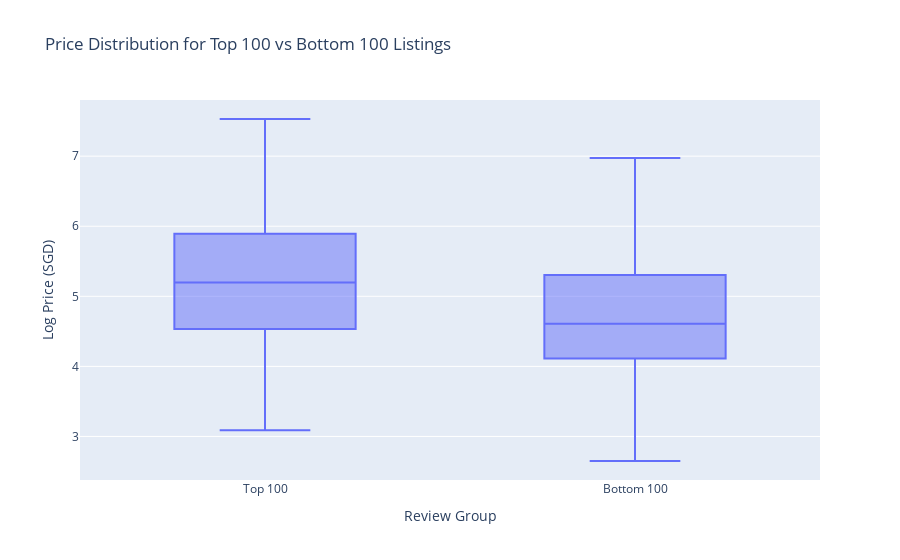

Notebook code for this chart:
### Markdown cell above
### Review vs Pricing Analysis

### Code cell
# Filter out listings with price_sgd < 10
df_combined_top_btm_100 = df_combined_top_btm_100[df_combined_top_btm_100['price_sgd'] >= 10]

# Apply log transformation to the price column
df_combined_top_btm_100['log_price_sgd'] = np.log(df_combined_top_btm_100['price_sgd'] + 1)  # Add 1 to avoid log(0)

# Group by review group and calculate descriptive statistics
price_stats = df_combined_top_btm_100.groupby('review_group')['log_price_sgd'].describe()
print(price_stats)

# Calculate Q1 (25th percentile) and Q3 (75th percentile) of log_price_sgd
Q1 = df_combined_top_btm_100['log_price_sgd'].quantile(0.25)
Q3 = df_combined_top_btm_100['log_price_sgd'].quantile(0.75)
IQR = Q3 - Q1

# Define the outlier cutoff range (1.5 * IQR rule)
lower_bound = Q1 - 1.5 * IQR
upper_bound = Q3 + 1.5 * IQR

# Filter out the outliers
df_combined_top_btm_100 = df_combined_top_btm_100[(df_combined_top_btm_100['log_price_sgd'] >= lower_bound) & (df_combined_top_btm_100['log_price_sgd'] <= upper_bound)]

# Plot price distribution for top 100 and bottom 100 listings
fig = px.box(df_combined_top_btm_100, x='review_group', y='log_price_sgd',
             title='Price Distribution for Top 100 vs Bottom 100 Listings',
             labels={'review_group': 'Review Group', 'log_price_sgd': 'Log Price (SGD)'})
fig.show()

### Figure 1 — Plotly figure (JSON) as saved in the notebook; plotly's stock layout.template omitted (floating-point values rounded to 4 significant figures; data arrays with more than 128 entries replaced by an {"elided": "..."} marker saying what was removed)
{"data": [{"alignmentgroup": "True", "hovertemplate": "Review Group=%{x}<br>Log Price (SGD)=%{y}<extra></extra>", "legendgroup": "", "marker": {"color": "#636efa"}, "name": "", "notched": false, "offsetgroup": "", "orientation": "v", "showlegend": false, "type": "box", "x": {"elided": "598 str values"}, "x0": " ", "xaxis": "x", "y": {"elided": "598 float values"}, "y0": " ", "yaxis": "y"}], "layout": {"boxmode": "group", "legend": {"tracegroupgap": 0}, "title": {"text": "Price Distribution for Top 100 vs Bottom 100 Listings"}, "xaxis": {"anchor": "y", "domain": [0, 1], "title": {"text": "Review Group"}}, "yaxis": {"anchor": "x", "domain": [0, 1], "title": {"text": "Log Price (SGD)"}}}}
